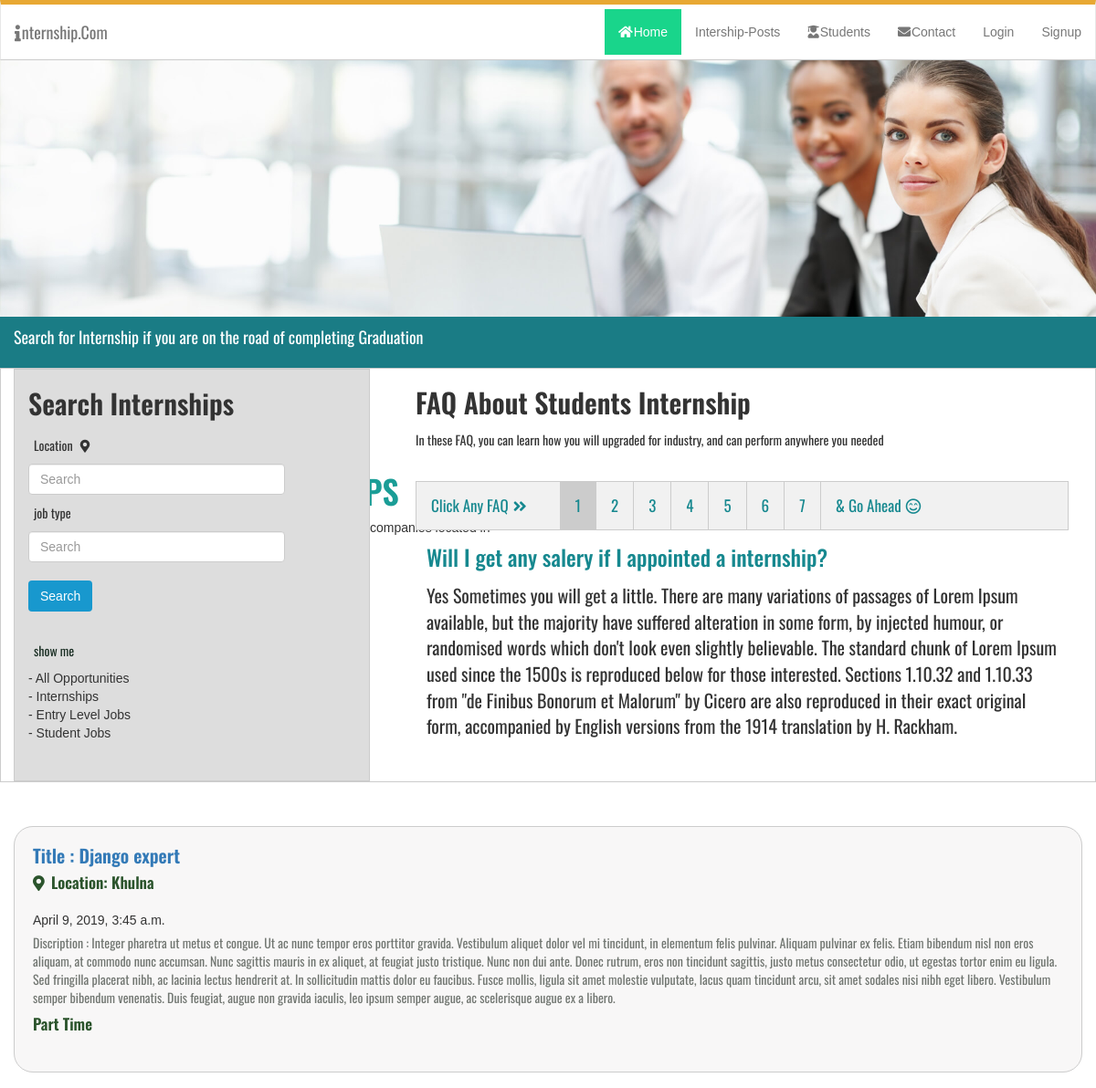
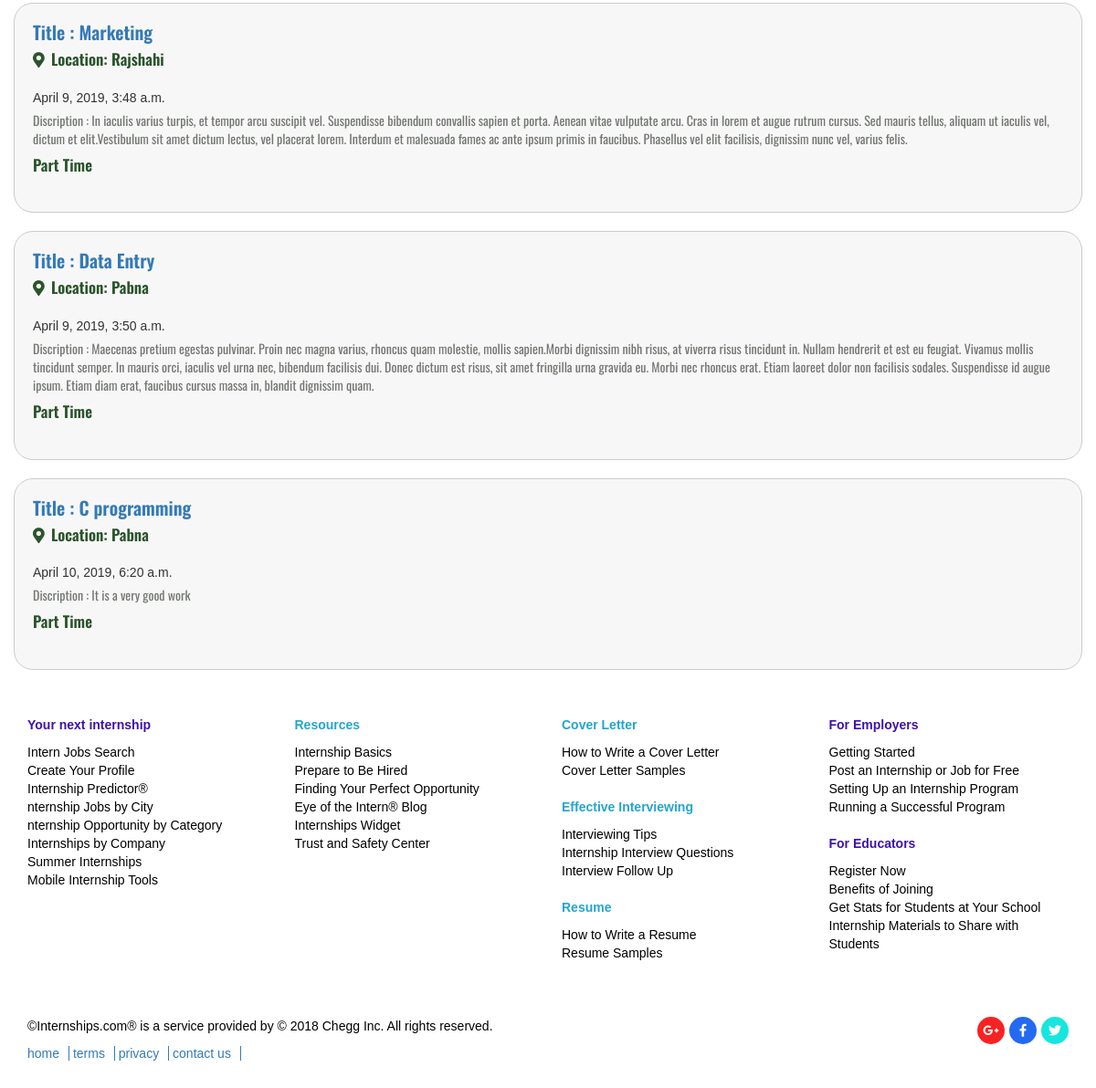
The page /student/ on the database its author committed (2 pictures, top to bottom).
### student/models.py (models this page shows)
class amount (models.Model):
    job=models.IntegerField()
    intern=models.IntegerField()
    company=models.IntegerField()
    city=models.IntegerField()

### post/models.py (models this page shows, shortened)
class Post(models.Model):
    Posting_title = models.CharField(max_length=100)
    slug = models.SlugField()
    Internship_discription = models.TextField()
    Location = models.CharField(max_length=50)
    job_type = models.CharField(max_length=30)
    date = models.DateTimeField(auto_now_add=True)
    deadline = models.CharField(max_length=50)

### student/views.py (the view)
# urls.py: path('student/', student, name='student'),
def student(request):
    jh=amount.objects.all()
    list = Post.objects.all()
    query = request.GET.get("q")
    if query:
        list = list.filter(
            Q(Location__contains=query) |
            Q(Posting_title__contains=query) |
            Q(job_type__contains=query)
        )
    context={'amount':jh,
             'list': list
             }
    return render(request, 'student.html',context)

### templates/student.html (shortened to what this page needs)
{% extends 'base.html' %}
{% load staticfiles  %}
{% block content %}
  <div class="banner">
       <div class="ban_image">
           <a href="#"><img src="{% static 'images/discover.jpg' %}" alt=""></a>
       </div>
    <div class="ban-text">
        <h3>DISCOVER </h3>
        <h1>JOBS AND INTERNSHIPS</h1>
        {% for amount in amount %}
        <p><span><a href="{% url 'post_list'%}"></a></span> <span><a href="{% url 'post_list'%}"></a></span> <span><a href="{% url 'post_list'%}"></a></span> companies
            located in<br> <span><a href="{% url 'post_list'%}">{{ amount.city }}</a></span> cities across the Bangladesh.</p>
        {% endfor %}
    </div>
   </div>
<section class="search">
    <div class="container">
        <div class="row">
            <div class="col-sm-12">
                <p>Search for Internship if you are on the road of completing Graduation</p>
            </div>
        </div>
    </div>
</section>
<section class="stu_search">
    <div class="container">
        <div class="row">
            <div class="col-sm-4 left-search">
                <form class="form-inline" method="get" action="">
                    <h2>Search Internships</h2>
                    <p>Location <i class="fas fa-map-marker-alt"></i> </p>
                        <input type="text" class="form-control mr-sm-2" name="q" value="{{ request.GET.query }}" type="search" placeholder="Search" aria-label="Search"><br>
                        <p>job type </p>
                        <input type="text" class="form-control mr-sm-2" name="q" value="{{ request.GET.query }}" type="search" placeholder="Search" aria-label="Search"><br><br>
                        <button class="btn btn-outline-success my-2 my-sm-0" type="submit">Search</button>
                      </form>
                <p class="show">show me</p>
                <div class="list">
                     <ul>
                    <li>- All Opportunities</li>
                    <li>- Internships</li>
                    <li>- Entry Level Jobs</li>
                    <li>- Student Jobs</li>
                </ul>
                </div>
            </div>
            <div class="col-sm-8 right-search">
                <h2>FAQ About Students Internship</h2>
                <p>In these FAQ, you can learn how you will upgraded for industry, and can perform anywhere you needed</p>
                    <div class="tab">
                        <button class="tablinks" >Click Any FAQ<i class="fas fa-angle-double-right"></i></button>
                      <button class="tablinks" onclick="openCity(event, 'Learn')" id="defaultOpen">1</button>
                      <button class="tablinks" onclick="openCity(event, 'Ask')">2</button>
                      <button class="tablinks" onclick="openCity(event, 'Pract')">3</button>
                      <button class="tablinks" onclick="openCity(event, 'Code')">4</button>
                      <button class="tablinks" onclick="openCity(event, 'Google')">5</button>
                      <button class="tablinks" onclick="openCity(event, 'Youtube')">6</button>
                      <button class="tablinks" onclick="openCity(event, 'Solve')">7</button>
                        <button class="tablinks" >& Go Ahead<i class="far fa-smile-beam"></i></button>
                    </div>
                    <div id="Learn" class="tabcontent">
                      <h3>Will I get any salery if I appointed a internship?</h3>
                      <p>Yes Sometimes you will get a little. There are many variations of passages of Lorem Ipsum available,
                          but the majority have suffered alteration in some form, by injected humour, or randomised words which don't
                          look even slightly believable.  The standard chunk of Lorem Ipsum used since the 1500s is reproduced below for
                          those interested. Sections 1.10.32 and 1.10.33 from "de Finibus Bonorum et Malorum" by
                          Cicero are also reproduced in their exact original form, accompanied by English versions from the 1914 translation
                          by H. Rackham.</p>
                    </div>
            </div>
        </div>
    </div>
</section>
<section class="dot">
    <div class="container">
        <div class="row">
            {% for list in list %}
            <div class="col-sm-12">
                 <div class="check">
                     <h1><a href="{% url 'detail'  list.id %}">Title : {{  list.Posting_title }}
                     </a> </h1>
                        <h3><i class="fas fa-map-marker-alt"></i> Location: {{ list.Location }}</h3>
                        {{ list.date }}
                        <p>Discription : {{ list.Internship_discription }}</p>
                        <h3>{{ list.job_type }}</h3>
                    </div>
                {% endfor %}
            </div>
        </div>
    </div>
</section>
{% endblock %}

### templates/base.html (shortened to what this page needs)
{% load staticfiles  %}
<html lang="en">
<head>
  <link rel="stylesheet" href="https://maxcdn.bootstrapcdn.com/bootstrap/3.3.7/css/bootstrap.min.css">
    <link rel="stylesheet" href="https://use.fontawesome.com/releases/v5.4.1/css/all.css">
    <link rel="stylesheet" href="css/slick.css">
    <link rel="stylesheet" href="css/slick-theme.css">
    <link href="{% static 'style.css' %}" rel="stylesheet">
</head>
<body>
<nav class="navbar navbar-default menu">
  <div class="container-fluid">
    <div class="navbar-header">
      <a class="navbar-brand" href="{% url 'home' %}"><i class="fas fa-info"></i>nternship.Com</a>
    </div>
    <ul class="nav navbar-nav navbar-right">
      <li class="actives"><a href="{% url 'home' %} "><i class="fas fa-home"></i>Home</a></li>
      <li ><a href="{% url 'post_list' %}">Intership-Posts</a></li>
      <li><a href="{% url 'student' %}"><i class="fas fa-user-graduate"></i>Students</a></li>
      <li><a href="{% url 'contact' %}"><i class="fas fa-envelope"></i>Contact</a></li>
      {% if not user.is_authenticated %}
      <li><a href="{% url 'login' %}">Login</a></li>
      <li><a href="{% url 'signup' %}">Signup</a></li>
        {%else%}
       <li><a  href="{% url 'logout' %}"> <i class="fas fa-sign-out-alt"></i>Log Out</a></li>
        {%endif%}
    </ul>
  </div>
</nav>
{% block content %}
        {% endblock %}
 <div class="container-fluid link">
        <div class="container">
            <div class="row">
                <div class="col-sm-3 footerItem">
                    <p class="linkone">Your next internship</p>
                    <ul>
                        <li><a href="{% url 'learn'%}"></i>Intern Jobs Search</a></li>
                        <li><a href="{% url 'learn'%}"></i>Create Your Profile</a></li>
                        <li><a href="{% url 'learn'%}"></i>Internship Predictor®</a></li>
                        <li><a href="{% url 'learn'%}"></i>nternship Jobs by City</a></li>
                        <li><a href="{% url 'learn'%}"></i>nternship Opportunity by Category</a></li>
                        <li><a href="{% url 'learn'%}"></i>Internships by Company</a></li>
                        <li><a href="{% url 'learn'%}"></i>Summer Internships</a></li>
                        <li><a href="{% url 'learn'%}"></i>Mobile Internship Tools</a></li>
                    </ul>
                </div>
                <div class="col-sm-3 footerItem">
                    <p class="linktwo">Resources</p>
                    <ul>
                        <li><a href="{% url 'learn'%}"></i>Internship Basics </a></li>
                        <li><a href="{% url 'learn'%}"></i>Prepare to Be Hired </a></li>
                        <li><a href="{% url 'learn'%}"></i>Finding Your Perfect Opportunity </a></li>
                        <li><a href="{% url 'learn'%}"></i>Eye of the Intern® Blog </a></li>
                        <li><a href="{% url 'learn'%}"></i>Internships Widget </a></li>
                        <li><a href="{% url 'learn'%}"></i>Trust and Safety Center </a></li>
                    </ul>
                </div>
                <div class="col-sm-3 footerItem">
                    <p class="linktwo">Cover Letter</p>
                    <ul>
                        <li><a href="{% url 'learn'%}"></i>How to Write a Cover Letter</a></li>
                        <li><a href="{% url 'learn'%}"></i>Cover Letter Samples</a></li><br>
                        <li><p class="linktwo">Effective Interviewing</p></li>
                        <li><a href="{% url 'learn'%}"></i>Interviewing Tips</a></li>
                        <li><a href="{% url 'learn'%}"></i>Internship Interview Questions</a></li>
                        <li><a href="{% url 'learn'%}"></i>Interview Follow Up</a></li><br>
                        <li><p class="linktwo">Resume</p></li>
                        <li><a href="{% url 'learn'%}"></i>How to Write a Resume</a></li>
                        <li><a href="{% url 'learn'%}"></i>Resume Samples</a></li>
                    </ul>
                </div>
                <div class="col-sm-3 footerItem">
                    <p class="linkone">For Employers</p>
                    <ul>
                        <li><a href="{% url 'home'%}"></i>Getting Started</a></li>
                        <li><a href="{% url 'learn'%}"></i>Post an Internship or Job for Free</a></li>
                        <li><a href="{% url 'learn'%}"></i>Setting Up an Internship Program</a></li>
                        <li><a href="{% url 'learn'%}"></i>Running a Successful Program</a></li><br>
                        <li><p class="linkone">For Educators</p></li>
                        <li><a href="{% url 'signup'%}"></i>Register Now</a></li>
                        <li><a href="{% url 'learn'%}"></i>Benefits of Joining</a></li>
                        <li><a href="{% url 'learn'%}"></i>Get Stats for Students at Your School</a></li>
                        <li><a href="{% url 'learn'%}"></i>Internship Materials to Share
                                             with Students </a></li>
                    </ul>
                </div>
            </div>
        </div>
    </div>
    <section class="foot">
        <div class="container">
             <div class="row">
                <div class="col-sm-6 copy">
                    <p>©Internships.com® is a service provided by © 2018 Chegg Inc. All rights reserved.</p>
                    <a href="{% url 'home'%}">home</a>
                    <a href="{% url 'learn'%}">terms</a>
                    <a href="{% url 'learn'%}">privacy</a>
                    <a href="{}">contact us</a>
                </div>
                <div class="col-sm-6 socal">
                    <a href="#"><i class="fab fa-twitter"></i></a>
                    <a href="https://www.facebook.com/tousif.sourav"><i class="fab fa-facebook-f"></i></a>
                    <a href="#"><i class="fab fa-google-plus-g"></i></a>
                </div>
            </div>
        </div>
    </section>
</body>
</html>

### static/style.css (style rules this page uses)
* { margin: 0px; padding: 0px; outline: 0px; }
img { border: 0px; }
a { text-decoration: none; }
ul,ol { list-style: none; }
body { font-family: 'Open Sans', sans-serif; }
.ban_image img { width: 100%; position: relative; }

### templates/student.html (style rules this page uses)
body { font-family: Arial; }
.tab { overflow: hidden; border: 1px solid #ccc; background-color: #f1f1f1; }
.tab button { background-color: inherit; float: left; border: none; outline: none; cursor: pointer; padding: 14px 16px; transition: 0.3s; font-size: 17px; border-right:1px solid #ccc; }
.tab button:last-child { border: none; }
.tablinks i { padding-right:20px; padding-left:5px }
.tablinks { color:#16888f; font-family: 'Oswald', sans-serif; }
.tab button.active { background-color: #ccc; }
.tabcontent { display: none; padding: 6px 12px; border-top: none; }
.tabcontent p { font-size:20px; margin-top:20px }
.tabcontent h3 { margin-top:10px; font-family: 'Oswald', sans-serif; color:#16888f; }
.banner { margin-top:60px }
.ban-text { position: absolute; top:20%; left:8% }
.ban-text h1 { color:#1a9d96; font-weight: 600; padding-top: 10px; padding-bottom: 10px; font-family: 'Oswald', sans-serif; }
.ban-text h3 { color:#000; font-weight: 600; font-family: 'Oswald', sans-serif; }
.ban-text p span { color:#031a0d; font-weight: 600; font-family: 'Oswald', sans-serif; }
.banner { z-index: 1; }
.stu_search { border:1px solid #ccc }
.left-search p { text-size:15px; color:#000 margin-top: 12px; margin-left: 6px; padding-top: 10px; font-family: 'Oswald', sans-serif; }
.left-search { background-color:#ddd; border:1px solid #ccc }
.search { background-color: #1a7c85; padding: 10px; color: #fff; font-family: 'Oswald', sans-serif; }
.search p { font-size: 18px; }
.left-search .show { color: #172c21; margin-top: 23px; margin-bottom: 10px; }
.left-search h2 { font-weight:600; font-family: 'Oswald', sans-serif; }
.right-search h2 { font-weight:600; font-family: 'Oswald', sans-serif; }
.right-search { padding-left:50px }
.right-search p { text-color:#ccc; margin-bottom:35px; margin-top:15px; font-family: 'Oswald', sans-serif; }
.list { margin-top:10px; margin-bottom:42px }
.form-control { padding-right:86px }
.btn { background-color:#1898ce; color:#fff }
.dot { margin-top: 28px; }
.dot h1 { font-size: 20px; color: #16888f; font-weight: 600; margin-bottom: 10px; font-family: 'Oswald', sans-serif; }
.dot p { color: #727772; margin-top: 5px; font-family: 'Oswald', sans-serif; }
.dot h3 { color: #2b542c; margin-bottom: 10px; font-weight: 600; }
.dot h3 { font-size: 17px; margin-top: 5px; margin-bottom: 22px; font-family: 'Oswald', sans-serif; }
h1,h3 { margin: 0; padding: 0; }
.col-sm-12 { padding:0px }
.check { margin-top: 20px; background-color: #f8f7f7; padding: 20px; border: 1px solid #ccc; border-radius: 21px; }
.check h3 i { padding-right:3px }
.left-search p i { padding-left:5px }

### rows shown on the page
Post: Posting_title "Django expert", Location "Khulna", date "April 9, 2019, 3:45 a.m.", Internship_discription "Integer pharetra ut metus et congue. Ut ac nunc tempor eros porttitor gravida. Vestibulum aliquet dolor vel mi tincidunt, in elementum felis pulvinar. Aliquam pulvinar ex felis. Etiam bibendum nisl non eros aliquam, at commodo nunc accumsan. Nunc sagittis mauris in ex aliquet, at feugiat justo tristique. Nunc non dui ante. Donec rutrum, eros non tincidunt sagittis, justo metus consectetur odio, ut egestas tortor enim eu ligula. Sed fringilla placerat nibh, ac lacinia lectus hendrerit at. In sollicitudin mattis dolor eu faucibus. Fusce mollis, ligula sit amet molestie vulputate, lacus quam tincidunt arcu, sit amet sodales nisi nibh eget libero. Vestibulum semper bibendum venenatis. Duis…", job_type "Part Time"
Post: Posting_title "Marketing", Location "Rajshahi", date "April 9, 2019, 3:48 a.m.", Internship_discription "In iaculis varius turpis, et tempor arcu suscipit vel. Suspendisse bibendum convallis sapien et porta. Aenean vitae vulputate arcu. Cras in lorem et augue rutrum cursus. Sed mauris tellus, aliquam ut iaculis vel, dictum et elit.Vestibulum sit amet dictum lectus, vel placerat lorem. Interdum et malesuada fames ac ante ipsum primis in faucibus. Phasellus vel elit facilisis, dignissim nunc vel, varius felis.", job_type "Part Time"
Post: Posting_title "Data Entry", Location "Pabna", date "April 9, 2019, 3:50 a.m.", Internship_discription "Maecenas pretium egestas pulvinar. Proin nec magna varius, rhoncus quam molestie, mollis sapien.Morbi dignissim nibh risus, at viverra risus tincidunt in. Nullam hendrerit et est eu feugiat. Vivamus mollis tincidunt semper. In mauris orci, iaculis vel urna nec, bibendum facilisis dui. Donec dictum est risus, sit amet fringilla urna gravida eu. Morbi nec rhoncus erat. Etiam laoreet dolor non facilisis sodales. Suspendisse id augue ipsum. Etiam diam erat, faucibus cursus massa in, blandit dignissim quam.", job_type "Part Time"
Post: Posting_title "C programming", Location "Pabna", date "April 10, 2019, 6:20 a.m.", Internship_discription "It is a very good work", job_type "Part Time"
